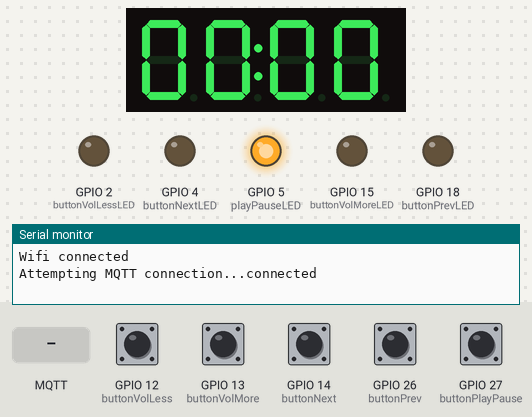
The sketch below on a simulated ESP32. Parts: 4-digit seven-segment display, output pins drawn as LEDs (lit = HIGH), the last lines printed to the serial monitor. Dashed ring = blinking. Inputs (shaded band) come from the test bench; at power-on: GPIO 12 (buttonVolLess), GPIO 13 (buttonVolMore), GPIO 14 (buttonNext), GPIO 26 (buttonPrev), GPIO 27 (buttonPlayPause) LOW. WiFi joins after 1.5 s; servers stay silent unless stated; random numbers use the default seed unless the sketch sets one; no MQTT or app messages arrive unless stated.

Above: at 2.7 s.
2.8 s: MQTT message "1" arrives on the first subscribed topic
At 3.19 s:
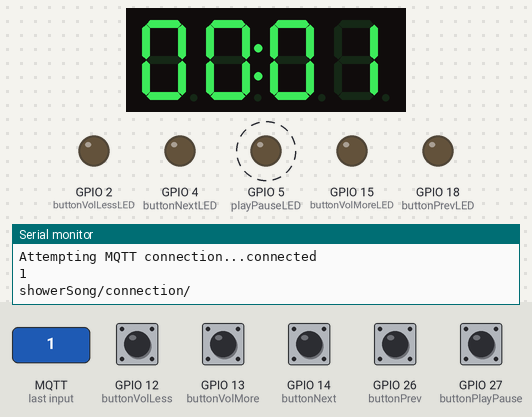
4.8 s: GPIO 27 (buttonPlayPause) pulled HIGH for 0.15 s
6.4 s: MQTT message "6" arrives on the first subscribed topic
At 6.9 s:
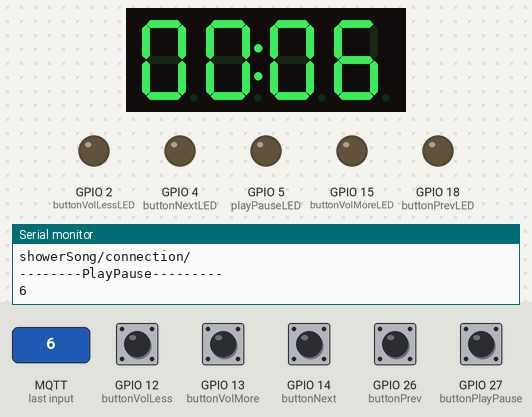
Timing chart, 0 to 9.4 s (numbered marks = the images above; inputs shaded):
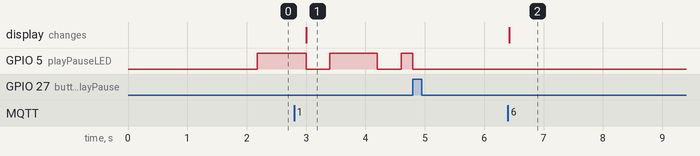

The sketch:

ShowerSong.ino
```cpp
#include <WiFi.h>
#include <DNSServer.h>
#include <WebServer.h>
#include <WiFiManager.h>
#include <PubSubClient.h>
#include <TM1637Display.h>

#define WIFI_SSID "iPhone Alex"
#define WIFI_PASSWORD "xenox7676"

const char* mqtt_server = "vps363392.ovh.net";
String url = "showerSong/";
String connectionUrl = "showerSong/connection/";
String clockUrl = url + "clock/";
//String urlPlay = url + "/playPause/";

WiFiClient espClient;
PubSubClient client(espClient);

const int buttonPlayPause = 27;     // the number of the pushbutton pin
const int buttonNext = 14;
const int buttonPrev = 26;
const int buttonVolMore = 13;
const int buttonVolLess = 12;

const int playPauseLED = 5;
const int buttonNextLED = 4;
const int buttonPrevLED = 18;
const int buttonVolMoreLED = 15;
const int buttonVolLessLED = 2;

int hasClicked = 0;
int playPauseStatus = 0;
int blinkStatus = 0;

const int CLK = 25; //Set the CLK pin connection to the display
const int DIO = 33; //Set the DIO pin connection to the display

TM1637Display display(CLK, DIO);

void setup() {

  Serial.begin(115200);
//  pinMode(LED_BUILTIN, OUTPUT);

  // initialize the pushbutton pin as an input:
  pinMode(buttonPlayPause, INPUT);
  pinMode(buttonNext, INPUT);
  pinMode(buttonPrev, INPUT);
  pinMode(buttonVolMore, INPUT);
  pinMode(buttonVolLess, INPUT);

  pinMode(playPauseLED, OUTPUT);
  pinMode(buttonNextLED, OUTPUT);
  pinMode(buttonPrevLED, OUTPUT);
  pinMode(buttonVolMoreLED, OUTPUT);
  pinMode(buttonVolLessLED, OUTPUT);

  display.setBrightness(0x0f);
  display.showNumberDecEx(0, 0b01000000, true);

  /*WiFi.begin(WIFI_SSID, WIFI_PASSWORD);
  Serial.print("connecting");
  while (WiFi.status() != WL_CONNECTED) {
    Serial.print(".");
    delay(500);
  }
  Serial.println();*/

  WiFiManager wifiManager;
  wifiManager.autoConnect("ShowerSong WiFi Configuration");
  Serial.println("Wifi connected");

  client.setServer(mqtt_server, 8080);
  client.disconnect();
  client.setCallback(callback);
  while (!client.connected()) {
    Serial.print("Attempting MQTT connection...");
    // Attempt to connect
    if (client.connect("ShowersongESP" + random(1000))) {
      client.subscribe(clockUrl.c_str());
      client.subscribe(connectionUrl.c_str());
      Serial.println("connected");
    } else {
      client.disconnect();
      Serial.print("failed, rc=");
      Serial.print(client.state());
      Serial.println(" try again in 5 seconds");
      // Wait 2 seconds before retrying
      delay(2000);
    }
  }
}

void callback(char* topic, byte* payload, unsigned int length) {

  //Serial.print("Message arrived in topic: ");
  //Serial.println(topic);

  //Serial.print("Message:");
  String message = "";
  for (int i=0; i < length; i++) {
    message += (char)payload[i];
    Serial.print((char)payload[i]);
  }

  if(message == "1"){
    Serial.println("\n");
    Serial.println(connectionUrl);
    client.publish(connectionUrl.c_str(), "2");
  }

  //Serial.println();
  //Serial.println("-----------------------");

  display.showNumberDecEx(message.toInt(), 0b01000000, true);
}


void loop() {
  client.loop();

  // check if the pushbutton is pressed.
  // if it is, the buttonState is HIGH:

  // else if chaine pour les press 1 une fois par 1
  if (digitalRead(buttonPlayPause) == HIGH) {
    if (hasClicked == 0){
      Serial.println("--------PlayPause---------");
      client.publish(url.c_str(), "PlayPause");

      if(playPauseStatus == 1){
        playPauseStatus = 0;
      }else{
        playPauseStatus = 1;
      }

      hasClicked = 1;
    }
  } else if (digitalRead(buttonNext) == HIGH) {
    if (hasClicked == 0){
      Serial.println("--------Next---------");
      client.publish(url.c_str(), "Next");
      hasClicked = 1;
    }
  } else if (digitalRead(buttonPrev) == HIGH) {
    if (hasClicked == 0){
      Serial.println("--------Prev---------");
      client.publish(url.c_str(), "Prev");
      hasClicked = 1;
    }
  } else if (digitalRead(buttonVolLess) == HIGH) {
      Serial.println("--------Volume less---------");
      client.publish(url.c_str(), "Less");
  } else if (digitalRead(buttonVolMore) == HIGH) {
      Serial.println("--------Volume more---------");
      client.publish(url.c_str(), "More");
  } else {
      //Serial.println("nothing");
      hasClicked = 0;
  }


  //Blink when pause
  if(playPauseStatus == 0){//for 100 delay (5 and 10)
    if(blinkStatus >= 3){
      if(blinkStatus == 6){
        blinkStatus = 0;
      }
      digitalWrite(playPauseLED, HIGH);
    }else{
      digitalWrite(playPauseLED, LOW);
    }
    blinkStatus++;
  }else{
    digitalWrite(playPauseLED, LOW);
  }

  delay(200);
}
```

Measured:
- after the input at 2.8 s, the display: changes after 0.20 s (image 1)
- after the input at 6.4 s, the display: changes at once (image 2)
- by itself, GPIO 5 (playPauseLED): alternates HIGH for 0.80 s and LOW for 0.40 s
